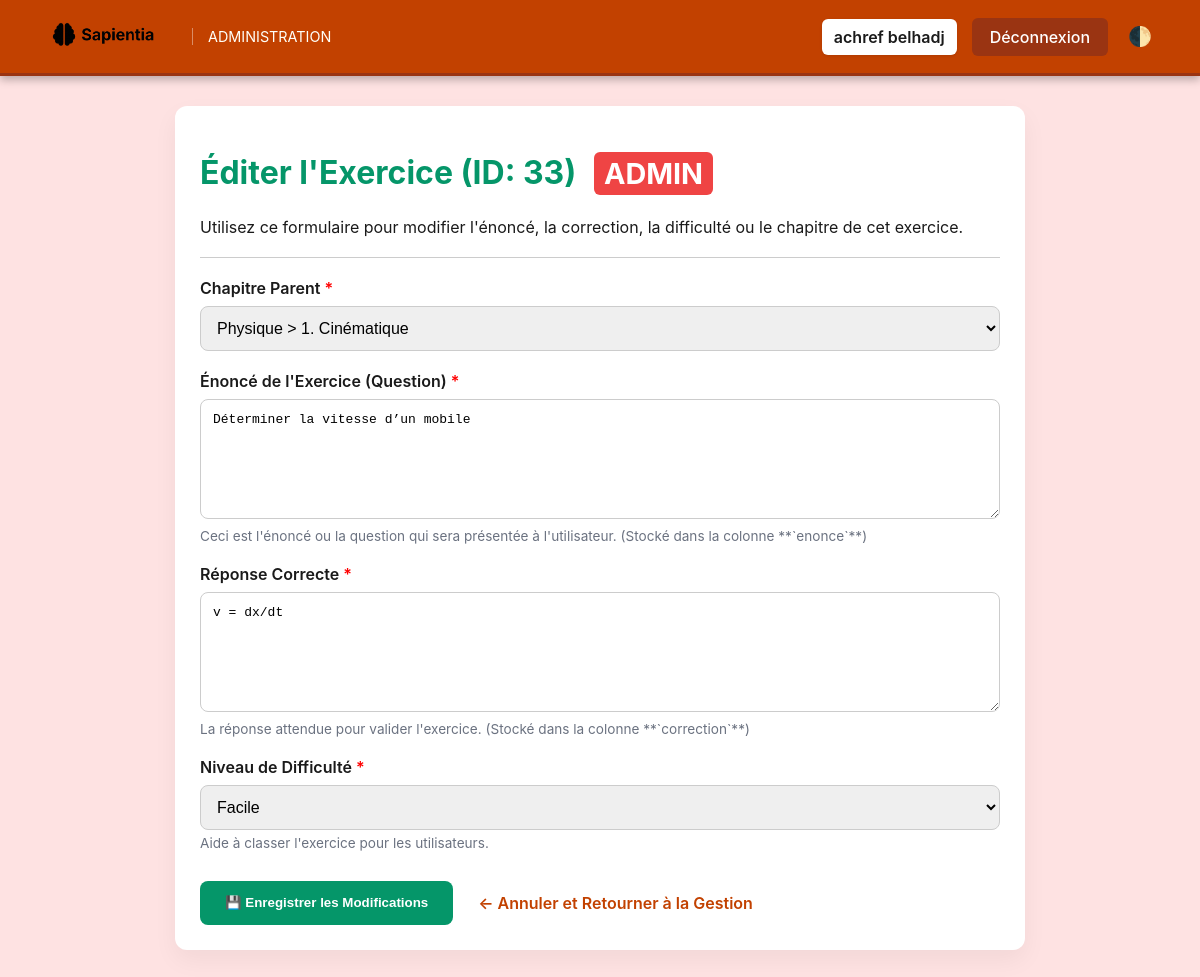
The page /admin/admin_edit_exercise.php?id=33 (signed in) on the database its author committed.
### tables this page shows
CREATE TABLE `exercice` (
  `id_exercice` int(11) NOT NULL,
  `id_chapitre` int(11) DEFAULT NULL,
  `enonce` text DEFAULT NULL,
  `difficulte` varchar(20) DEFAULT NULL,
  `correction` text DEFAULT NULL
);

### admin/admin_edit_exercise.php (the view, shortened to what this page needs)
<?php
include "../connection.php";
$display_name = htmlspecialchars(trim(($_SESSION['prenom'] ?? '') . ' ' . ($_SESSION['nom'] ?? 'Admin')));
$error_message = '';
$chapters = [];
$id_exercice = filter_input(INPUT_GET, 'id', FILTER_VALIDATE_INT);
$sql_exercice = "SELECT id_chapitre, enonce, correction, difficulte FROM exercice WHERE id_exercice = ?";
$stmt_exo = $conn->prepare($sql_exercice);
$stmt_exo->bind_param("i", $id_exercice);
$stmt_exo->execute();
$result_exo = $stmt_exo->get_result();
$exercise_data = $result_exo->fetch_assoc();
$id_chapitre_selectionne = $exercise_data['id_chapitre'];
$question = $exercise_data['enonce'];
$reponse_correcte = $exercise_data['correction'];
$difficulte = $exercise_data['difficulte'];
try {
    $sql_chapters = "SELECT ch.id_chapitre, CONCAT(c.titre, ' > ', ch.ordre, '. ', ch.titre) AS full_title
                     FROM chapitre ch
                     JOIN cours c ON ch.id_cours = c.id_cours
                     ORDER BY c.titre, ch.ordre ASC";
    $result_chapters = $conn->query($sql_chapters);
    if ($result_chapters) {
        while ($row = $result_chapters->fetch_assoc()) {
            $chapters[] = $row;
        }
    }
} catch (Exception $e) {
    $error_message .= " Erreur lors du chargement des chapitres : " . $e->getMessage();
}
?>
<!DOCTYPE html>
<html lang="fr">
<head>
    <link rel="stylesheet" href="../css/admin.css">
    <link rel="stylesheet" href="../css/pages/admin_edit_exercise.css">
</head>
<body>
    <nav class="navbar">
        <div class="logo-area">
            <a href="admin_dashboard.php">
                <img src="../DDD-removebg-preview.png" onerror="this.src='https://placehold.co/35x35/FFFFFF/c24100?text=ADM';" alt="Logo Admin">
            </a>
            <span class="admin-title">ADMINISTRATION</span>
        </div>
        <div class="user-menu">
            <span class="user-name">
                <?php echo $display_name; ?>
            </span>
            <a href="../logout.php" class="logout-btn">
                Déconnexion
            </a>
            <button id="dark-toggle">🌓</button>
        </div>
    </nav>
    <div class="content-container">
        <h1>Éditer l'Exercice (ID: <?php echo htmlspecialchars($id_exercice); ?>) <span class="role-badge">ADMIN</span></h1>
        <p>Utilisez ce formulaire pour modifier l'énoncé, la correction, la difficulté ou le chapitre de cet exercice.</p>
        <hr style="margin: 20px 0; border: 0; border-top: 1px solid #ccc;">
        <form action="admin_edit_exercise.php?id=<?php echo htmlspecialchars($id_exercice); ?>" method="POST">
            <div class="form-group">
                <label for="id_chapitre">Chapitre Parent <span style="color:red;">*</span></label>
                <select name="id_chapitre" id="id_chapitre" required>
                    <?php foreach ($chapters as $chap): ?>
                        <option value="<?php echo htmlspecialchars($chap['id_chapitre']); ?>"
                            <?php echo ($chap['id_chapitre'] == $id_chapitre_selectionne) ? 'selected' : ''; ?>>
                            <?php echo htmlspecialchars($chap['full_title']); ?>
                        </option>
                    <?php endforeach; ?>
                </select>
            </div>
            <div class="form-group">
                <label for="question">Énoncé de l'Exercice (Question) <span style="color:red;">*</span></label>
                <textarea name="question" id="question" required><?php echo htmlspecialchars($question); ?></textarea>
                <small>Ceci est l'énoncé ou la question qui sera présentée à l'utilisateur. (Stocké dans la colonne **`enonce`**)</small>
            </div>
            <div class="form-group">
                <label for="reponse_correcte">Réponse Correcte <span style="color:red;">*</span></label>
                <textarea name="reponse_correcte" id="reponse_correcte" required><?php echo htmlspecialchars($reponse_correcte); ?></textarea>
                <small>La réponse attendue pour valider l'exercice. (Stocké dans la colonne **`correction`**)</small>
            </div>
            <div class="form-group">
                <label for="difficulte">Niveau de Difficulté <span style="color:red;">*</span></label>
                <select name="difficulte" id="difficulte" required>
                    <option value="facile" <?php echo ($difficulte == 'facile') ? 'selected' : ''; ?>>Facile</option>
                </select>
                <small>Aide à classer l'exercice pour les utilisateurs.</small>
            </div>
            <div style="margin-top: 30px; display: flex; gap: 15px;">
                <button type="submit" class="btn-submit">💾 Enregistrer les Modifications</button>
                <a href="admin_manage_courses.php" class="btn-back">← Annuler et Retourner à la Gestion</a>
            </div>
        </form>
    </div>
</body>
</html>

### css/admin.css (style rules this page uses)
:root { --text-dark: #1a1a1a; --card-bg: white; --admin-bg: #fee2e2; --dark-bg: #0f172a; --dark-card-bg: #1e293b; --dark-primary-light: #facc15; --dark-text: #cbd5e1; --dark-border: #334155; }
body { font-family: 'Inter', Arial, sans-serif; background-color: var(--admin-bg); margin: 0; color: var(--text-dark); transition: background-color 0.3s, color 0.3s; }
.navbar { background-color: var(--primary); border-bottom: 3px solid var(--primary-dark); padding: 1rem 3rem; display: flex; justify-content: space-between; align-items: center; box-shadow: 0 4px 8px rgba(0,0,0,0.25); }
.navbar .logo-area { display: flex; align-items: center; }
.navbar .logo-area a { text-decoration: none; }
.navbar .logo-area img { height: 35px; filter: invert(1); }
.navbar .logo-area .admin-title { font-size: 0.9rem; font-weight: 400; color: #fffff8; border-left: 1px solid rgba(255,255,255,0.4); padding-left: 15px; }
.user-menu { display: flex; align-items: center; gap: 15px; }
.user-menu .user-name { font-weight: 600; color: var(--text-dark); padding: 8px 12px; border-radius: 6px; background-color: white; box-shadow: 0 1px 3px rgba(0,0,0,0.1); }
.user-menu .logout-btn { background-color: var(--primary-dark); color: white; padding: 9px 18px; border-radius: 6px; text-decoration: none; font-weight: 500; transition: background-color 0.2s, transform 0.1s; }
#dark-toggle { background: none; border: none; color: white; font-size: 1.2rem; cursor: pointer; padding: 0; margin-left: 5px; }
.content-container { max-width: 800px; margin: 30px auto; padding: 20px; transition: background-color 0.3s, box-shadow 0.3s; }
.content-container h1 { color: var(--primary); transition: color 0.3s; }
.role-badge { display: inline-block; background-color: #ef4444; color: white; padding: 4px 10px; border-radius: 6px; font-size: 0.9em; font-weight: bold; margin-left: 10px; }
.form-group { margin-bottom: 20px; }
.form-group label { display: block; margin-bottom: 8px; font-weight: 600; }
.btn-submit { background-color: #10b981; color: white; cursor: pointer; font-weight: 600; }
.btn-back { color: var(--primary); text-decoration: none; font-weight: 600; }
.form-control, .form-select, textarea { width: 100%; box-sizing: border-box; font-size: 1em; }

### css/pages/admin_edit_exercise.css (style rules this page uses)
:root { --primary: #c24100; --primary-dark: #9a3412; }
body { min-height: 100vh; }
.navbar .logo-area img { margin-right: 12px; }
.navbar .logo-area a { font-size: 1.6rem; font-weight: 700; color: white; margin-right: 20px; letter-spacing: 0.5px; }
.user-menu .logout-btn { transition: background-color 0.2s; }
.content-container { padding: 25px; background-color: var(--card-bg); border-radius: 12px; box-shadow: 0 10px 25px rgba(0,0,0,0.05); }
.content-container h1 { color: #059669; }
.form-group label { color: var(--text-dark); }
.form-group input[type="text"], .form-group textarea, .form-group select { width: 100%; padding: 12px; border: 1px solid #ccc; border-radius: 8px; box-sizing: border-box; font-size: 1em; transition: border-color 0.2s, background-color 0.2s; }
.form-group textarea { resize: vertical; min-height: 120px; }
.form-group small { color: #6b7280; font-size: 0.85em; margin-top: 5px; display: block; }
.btn-submit { background-color: #059669; padding: 12px 25px; border: none; border-radius: 8px; transition: background-color 0.2s, transform 0.1s; }
.btn-back { padding: 12px 10px; transition: color 0.2s; display: inline-block; }

### rows shown on the page
exercice: id_chapitre "Physique > 1. Cinématique", question "Déterminer la vitesse d’un mobile", reponse_correcte "v = dx/dt", difficulte "Facile"

### other values the page prints
$display_name "achref belhadj"
$id_exercice "33"
